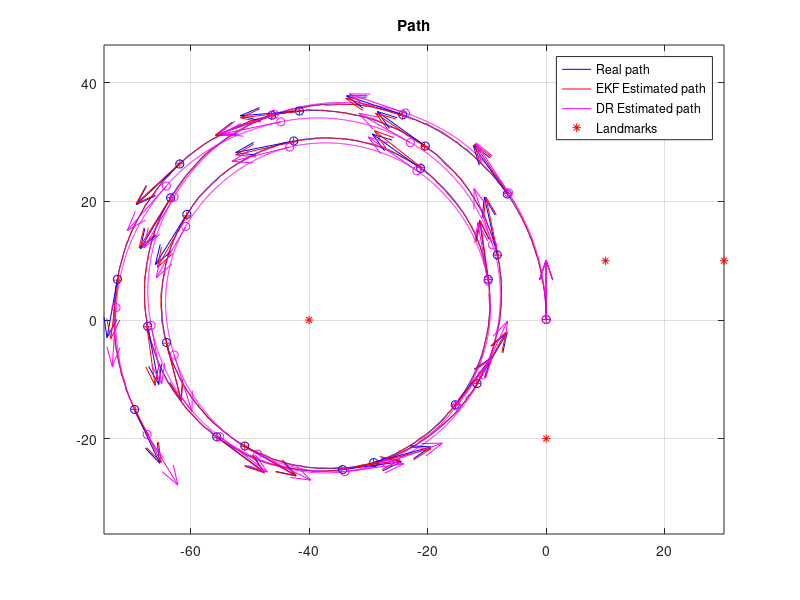
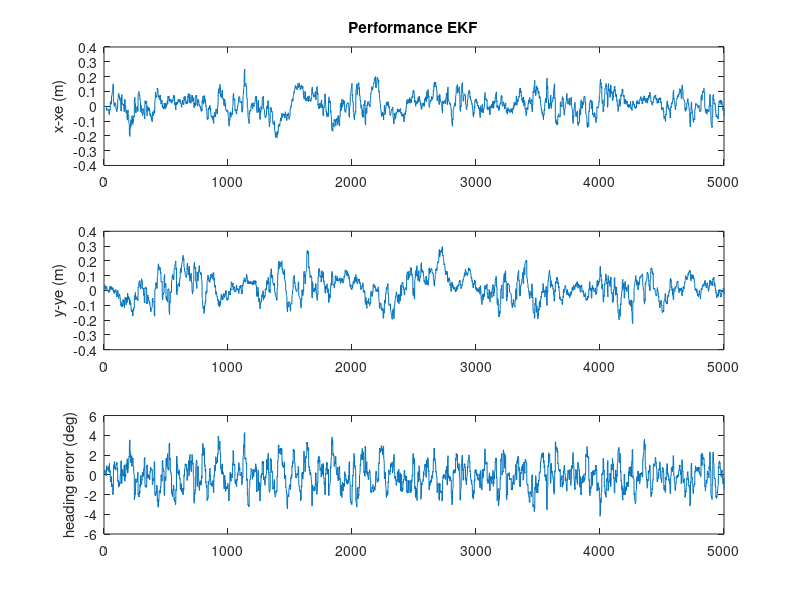
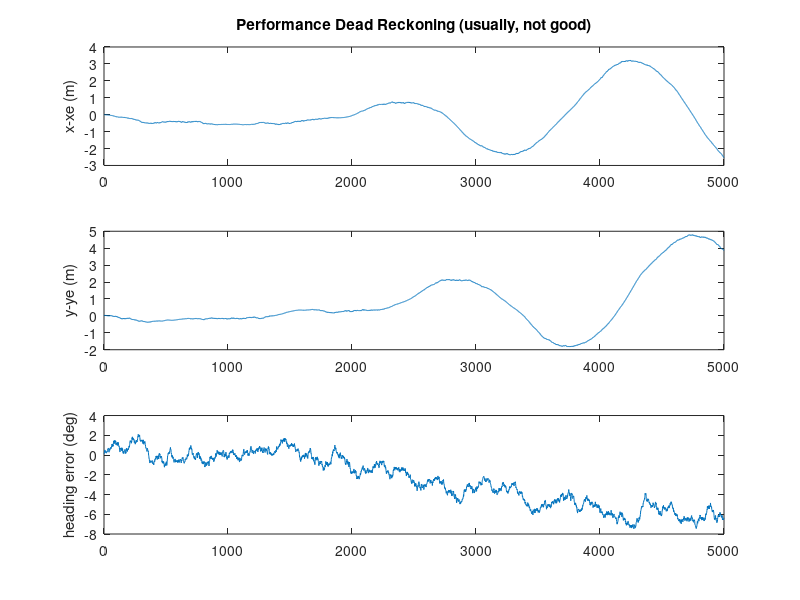

Write the MATLAB code that produced these figures, in order.
% DemoEKF.m - version 2018.1
% MRTN4010 - S1.2018
% Example using Extended Kalman Filter (EKF) for the localization problem, using LIDAR range observations.


% Note#1:
% For each "LIDAR scan" we extract the detected landmarks and then we use their ranges to update the estimated 
% states (3DoF: 2D position and heading of the platform).  
% Even frequently using "just" one range (related to some landmark) the estimator is
% able to estimate the pose (position and heading, 3DoF)!!!
% Q: How is this possible?
% A: This is because in addition to the observation model we use the process model (which correlates the states in time) as well.
% As the robot moves then we obtain several observations from different poses (and at different times).
% This system is what is said to be "Observable" 
% (its internal states can be estimated by observing its "outputs", in this case we measure the robot's distance to certain landmark/landmarks).

% it seems that having just range (1D) and certain process model we would
% be able to estimate (x,y, Phi)  (3D)! 
% analogy/question: can we do stereo vision with a perfect process model and just 1 eye? 
% analogy/question: can we do stereo vision with a "good but not perfect" process model and just 1 eye? 
% answer: YES; this problem is called "mapping" (given, approximately, out position, we estimate the position of OOIs)


% Note#2: in this simulation we run the process model at certain frequency
% (dt=50ms), however we do not assume we get measurements (for the observations) at that sample
% rate (that situation would be great!, but it is not always possible). We assume observations have a slower sample rate. This
% is to show that even for a poor system (observing at low rate) the estimation process is still good and feasible. 


%Note #3:
% You can change many things in this simulation (that is the beauty of testing things under simulations):
% 1)  the geographical distribution and number of landmarks.
% 2)  the noise's standard deviations in the inputs of the kinematic model of the vehicle
% 3)  the noise's standard deviations of range measurements
% 4)  the sampling rate of the scanner
% 5)  the inputs to the process (speed and angular rate)
% and a lot of things for experimenting!


% You will be requested, in a subsequent project, to 
%  1) Modify the update stage of the EKF for accepting bearing observations.
%  2) Adapt the Q matrix used in the prediction step, for properly
%  considering the noise that pollutes the model inputs.



% Note4:  IMPORTANT
% a) You will need to modify the EKF update stage in order to deal with the
% cases:   Bearing Only and Range+Bearing (as required in a subsequent project).

% b) you need to adapt the Q matrix in the prediction stage, in order to
% consider the noise that pollutes the inputs of the process model (speed
% and gyroZ). Follow the approach presented in the lecture notes, in file
% "MTRN4010_L06_Noise_in_the_inputs_of_ProcessModel.pdf"

%---------------------------------

% In this problem we have a kinematic model of the platform ( our "process
% model"). The inputs, u(t), of the model are 2 :
%    a)  platform's speed (measured at the middle point between the back wheels) 
%    b)  Wz (yaw/heading angular rate), measured through  IMU's gyros.


% by J. Guivant for MRTN4010's students, Session S1.2018.



function main()


% .....................................................
% Here I define the magnitude of the "noises", which I assume are present, 
% polluting mesurements, models, etc.  
% (we are simulating those noises, so we can try whatever we want.) 

% Standard deviation of the error in the angular rate sensor. 
stdDevGyro = 2*pi/180 ;        
% 2 degrees/second , standard deviation of the gyros' noise
% you have seen, when playing with our real IMU's data that, after removing the
% bias, the random error present in the gyros' measurements should be lower than 2 deg/sec.
% so, this one seems realistic.

% Standard deviation of the error in the speed's measurements
stdDevSpeed = 0.15 ;   % We simulate a lot of error!  (very difficult case). 
% Speed-meter's error = 0.15m/sec; actually, a low quality speed sensor! (it
% may be the case, in cartain terrains in which platform's traction is not good.)

% ... errors in the range measurements (25cm, standard dev.)
sdev_rangeMeasurement = 0.25 ;          % std. of noise in range measurements. 0.25m
% this is more than the error you would have with our laser scanner.

% .....................................................

% some parameters, for the simulation context.
Dt=0.05 ;                       % "sample time", 50ms
Li = 5000 ;                     % "experiment" duration, in iterations 
DtObservations=0.250 ;          % laser "sample time" (for observations), 4Hz, approximately


% .....................................................
% Here, I create a virtual map, because this program works on a simulated process.
% (in a real case you would have a real map)

% How many landmarks do you want to use?  
n_usedLanmarks = 5 ;    %it must be : 0 < n_usedLanmarks <5, but you can modify the function "CreateSomeMap()" to extend it.
% just to create some landmarks
% if you specify "n_usedLanmarks = 0", you would not have observations
% (i.e. no updates, just predictions )

global NavigationMap;
NavigationMap = CreateSomeMap(n_usedLanmarks) ;  %creates a artificial map!
% ................................................


% In variables "Xe" and "P" :These are the EKF ESTIMATES (Expected value and covariance matrix)
% Initial conditions of the estimates (identical to the real ones, as in
% the lab)( I Assume we know the initial condition of the system)
Xe = [ 0; 0;pi/2 ] ; 
P = zeros(3,3) ;            % initial quality --> perfect (covariance =zero )
% Why perfect? (BECAUSE in this case we DO ASSUME we know perfectly the initial condition)

% These are the "opn-loop" dead reckoning ESTIMATES
Xdr = [ 0; 0;pi/2 ] ;

% Some buffers to store the intermediate values during the experiment (so we can plot them, later)
Xreal_History= zeros(3,Li) ;
Xe_History= zeros(3,Li) ;
XeDR_History= zeros(3,Li) ;

% .....................................................
% I assume that every time we apply the process model to predict the evolution of the system for a 
% perdiod of time of Dt (50ms) we introduce uncertainty of 0.01m standard deviation on X, 
% similar uncertainty on Y and 1 degree (a lot!) on the heading's estimation
% Q  =zeros(3,3) ;  Q(1,1) = (0.01)^2 ; Q(2,2) =Q(1,1)  ; Q(3,3) = (1*pi/180)^2 ;
% Although you can use this proposed Q, it can be improved. Read
% "MTRN4010_L06_Noise_in_the_inputs_of_ProcessModel.pdf" in order to implement a good refinement. 

Q = diag( [ (0.01)^2 ,(0.01)^2 , (1*pi/180)^2]) ;
% Q matrix. Represent the covariance of the uncertainty about the process model.
% .....................................................


time=0 ;
% initialize the simulator of process (the "real system").
InitSimulation(stdDevSpeed,stdDevGyro,sdev_rangeMeasurement,DtObservations);
% (BTW: this is just a simulation to replace the real system, because we,
% for the moment, do not have the real system. )

clc();
disp('Running full simulation, OFF line. Please wait...');

% .....................................................    
for i=1:Li,     % loop
    
    %pause(dt) ;   % NO delay, I want to run this in a fast off-line SIMULATION, so ASAP.
    
    time = time+Dt ;    
    SimuPlatform(time,Dt);      % because NOW I do not have a real system, I simulate it.

     
    % I ask about the inputs to the Process Model.
    % The inputs I will be told are polluted versions of the real inputs.
    [Noisy_speed,Noisy_GyroZ]=GetProcessModelInputs();
    % in the real case we should measure the real inputs (gyros and speedmeter)

    % run our "open-loop" estimation (just dead-reckoning)
    Xdr    = RunProcessModel(Xdr,Noisy_speed,Noisy_GyroZ,Dt) ;
    
    
    
    
    
    % -------- THIS IS THE ACTUAL EKF! ------------------------

    % ------ EKF's prediction: applies the prediction step (i.e. Porcess model). 
    % Estimate new covariance, associated to the state after prediction
    % First , I evaluate the Jacobian matrix of the process model (see lecture notes), at X=X(k|k).
    % You should write the analytical expression on paper to understand the following line.
    J = [ [1,0,-Dt*Noisy_speed*sin(Xe(3))  ]  ; [0,1,Dt*Noisy_speed*cos(Xe(3))] ;    [ 0,0,1 ] ] ; 
    
    % then I calculate the new coveraince, after the prediction P(K+1|K) = J*P(K|K)*J'+Q ;
    P = J*P*J'+Q ;
    % ATTENTION: we need, in our case, to propose a consistent Q matrix (this is part of your assignment!)
        
    % And, here, we calculate the predicted expected value. 
    Xe    = RunProcessModel(Xe,Noisy_speed,Noisy_GyroZ,Dt) ;
    %  X(k+1|k) = f( X(k|k), u(k) )
    % in our case, we do not perfectly know u(k), but me measure them (which are noisy)
    % note: we reuse the same variable Xe (we do not need to remember X(k|k), so we overwrite it.)
    
    
    % so, here/now, the variable "Xe" contains "X^(k+1|k)"   ("X^" means "X hat", i.e. predicted expected value of X(k+1) )
    % and the variable "P" is "P(k+1|k)".
        
   % The precition step, for this iteration, is done.
 
    
    

    % .. Get range measuremens, if those are available.
    [nDetectedLandmarks,MasuredRanges,IDs]=GetObservationMeasurements();
    
    % if measurements are avaiable ==> we perform the related updates.
    if nDetectedLandmarks>0,     % any laser data and detected landmarks?
     
        % Because there are available obsevations ==> I perform EKF update\updates.
   
        % --------------- EKF update (observations)
        % Because this observation function is non-linear--> we need to get the Jacobians of h(X).
        % Jacobian for range only measurements (evaluated at the current expected value -->Xe)    
        
        % sqrt( (xi-x)^2+(yi-y)^2 ) for all the seen landmarks. I will need
        % this term for the next calculations.
        
        % for the sake of simplicity in this example, we perform an EKF update for each of the observations.
        for u=1:nDetectedLandmarks,
         
            ID = IDs(u);            % landmark ID?    (in "real life", this is provided by the "data association")
            
            % some auxiliary variables.
            eDX = (NavigationMap.landmarks(ID,1)-Xe(1)) ;      % (xu-x)
            eDY = (NavigationMap.landmarks(ID,2)-Xe(2)) ;      % (yu-y)
            eDD = sqrt( eDX*eDX + eDY*eDY ) ; %   so : sqrt( (xu-x)^2+(yu-y)^2 ) 
    
        
            % here is it. "H". I reuse some previous calculations.
            H = [  -eDX/eDD , -eDY/eDD , 0 ] ;   % Jacobian of h(X); size 1x3
        
            % the expected distances to this landmark ( "h(Xe)" )
            ExpectedRange = eDD ;   % just a coincidence: we already calculated them for the Jacobian, so I reuse it. 
        
        
            % Evaluate residual (innovation)  "Y-h(Xe)" 
            %(measured output value - expected output value)
            z  = MasuredRanges(u) - ExpectedRange ;      

            % ------ covariance of the noise/uncetainty in the measurements
            R = sdev_rangeMeasurement*sdev_rangeMeasurement*4 ;
            % I multiply by 4 because I want to be conservative and assume
            % twice the standard deviation that I believe does happen.
        
            % Some intermediate steps for the EKF (as presented in the lecture notes)
            S = R + H*P*H' ;
            iS=1/S;                 % iS = inv(S) ;   % in this case S is 1x1 so inv(S) is just 1/S
            K = P*H'*iS ;           % Kalman gain
            % ----- finally, we do it...We obtain  X(k+1|k+1) and P(k+1|k+1)
            
            Xe = Xe+K*z ;       % update the  expected value
            P = P-K*H*P ;       % update the Covariance % i.e. "P = P-P*H'*iS*H*P"  )
            % -----  individual EKF update done ...
        
            % Loop to the next observation based on available measurements..
        end;  
       
       % Here, all available EKF updates have been done.
       % which means that the variable Xe contains X^(k+1|k+1); and P is P(k+1|k+1); the
       % expected value and covariance matrix, respectively, of the POSTERIOR PDF about X(k+1)
       
       
    end;  
     
     % -------- store some current variables, to plot later, at the end. 
     Xreal_History(:,i) = GetCurrentSimulatedState() ;
     Xe_History(:,i)    = Xe ;
     XeDR_History(:,i)  = Xdr ;

end ;                           % end of while loop



fprintf('Done. Showing results, now..\n');
% now, we can see the resutls.
% PLOT some results. 
SomePlots(Xreal_History,Xe_History,XeDR_History,NavigationMap) ;


return ;        



% =========================================================================
% --- THIS IS THE PROCESS MODEL of MY SYSTEM. (it is a Kinemetic model)
    
function Xnext=RunProcessModel(X,speed,GyroZ,dt) 
    Xnext = X + dt*[ speed*cos(X(3)) ;  speed*sin(X(3)) ; GyroZ ] ;
return ;


% =========================================================================
% ========== Simulation functions - (used for simulation of "real" platform and
% for the process model of the EKF.
% When we apply the EKF on a real case, we do NOT need this part.


function [ranges,IDs] = GetMeasurementsFomNearbyLandmarks(X,map)
    
    if map.nLandmarks>0,
        dx= map.landmarks(:,1) - X(1) ;
        dy= map.landmarks(:,2) - X(2) ;
        ranges = sqrt((dx.*dx + dy.*dy)) ;
        IDs = [1:map.nLandmarks];
    else,
        IDs=[];ranges=[];
    end;
    % I simulate I measure/detect all the landmarks, however there can be
    % cases where I see just the nearby ones.
    
return ;


% here I propose some speed and angular rate inputs. 
% in real cases, they do happen, we do not propose them.
function [speed,GyroZ] = SimuControl(X,t)
    speed = 2 ;                                         % cruise speed, 2m/s  ( v ~ 7km/h)
    GyroZ = 3*pi/180 + sin(0.1*2*pi*t/50)*.02 ;         % some crazy driver moving the steering wheel...
return ;


% here I propose some map of landmarks. 
% in real cases, we do not create it, synthetically, like here.
function map = CreateSomeMap(n_used)
    n_used = max(0,min(4,n_used));      % accepts no less than 1, no more than 4. 
    
    landmarks = [  [ -40,0 ];[ -0,-20 ];[ 10,10 ] ;[ 30,10 ]  ] ;   
    % you may modify this list, in case you want to add more landmarks to the navigation map.
    
    map.landmarks = landmarks(1:n_used,:) ;
    map.nLandmarks = n_used ;
return ;





function InitSimulation(stdDevSpeed,stdDevGyro,sdev_rangeMeasurement,DtObservations)
    global ContextSimulation;
    ContextSimulation.Xreal = [ 0; 0;pi/2 ] ;     % [x;y;phi]
    ContextSimulation.stdDevSpeed = stdDevSpeed;
    ContextSimulation.stdDevGyro = stdDevGyro;
    ContextSimulation.Xreal = [0;0;pi/2];
    ContextSimulation.speed=0;
    ContextSimulation.GyroZ=0;
    ContextSimulation.sdev_rangeMeasurement=sdev_rangeMeasurement;
    ContextSimulation.DtObservations=DtObservations;
    ContextSimulation.timeForNextObservation= 0;
    ContextSimulation.CurrSimulatedTime=0;
return;


function [Noisy_speed,Noisy_GyroZ]=GetProcessModelInputs()
    % .....................................................
    % add noise to simulate real conditions
    % WHY? to be realistic. When we measure things the measurements are polluted with noise, So I simulated that situation by adding random
    % noise to the perfect measurements (the ones I get from the simulated "real" platform.
    global ContextSimulation;
    Noisy_speed =ContextSimulation.speed+ContextSimulation.stdDevSpeed*randn(1) ;
    Noisy_GyroZ =ContextSimulation.GyroZ+ContextSimulation.stdDevGyro*randn(1);
return;


% NOTE: in a subsequent project, you will apply the EKF for estimating the states of the real
% system. In such cases You DO NOT ADD ANY NOISE to the real
% measurements!!!!. We add noise, here, because we want to simulate a real
% case, always having noise polluting our measurements.


function  SimuPlatform(time,Dt)
    global ContextSimulation;    
    
    % simulate some crazy driver for the car..
    [ContextSimulation.speed,ContextSimulation.GyroZ] = SimuControl(ContextSimulation.Xreal,time) ;      % read kinematic model inputs, ideal ones
    % .........................................
    % simulate one step of the "real system":  Xreal(time)
    ContextSimulation.Xreal = RunProcessModel(ContextSimulation.Xreal,ContextSimulation.speed,ContextSimulation.GyroZ,Dt) ;
    ContextSimulation.CurrSimulatedTime = ContextSimulation.CurrSimulatedTime+Dt;
return;


function [nDetectedLandmarks,MasuredRanges,IDs]=GetObservationMeasurements(map)
    global ContextSimulation NavigationMap;       
   
    if ContextSimulation.CurrSimulatedTime<ContextSimulation.timeForNextObservation,
        % no measurements of outputs at this time.
        nDetectedLandmarks=0;
        MasuredRanges=[];
        IDs=[];
        return ; 
    end;
        
    ContextSimulation.timeForNextObservation = ContextSimulation.timeForNextObservation+ContextSimulation.DtObservations;
    
    % get simulated range measurements (actual system), in this case the
    % simulated platform.
        [RealRanges,IDs] = GetMeasurementsFomNearbyLandmarks(ContextSimulation.Xreal,NavigationMap) ;
                % ...................................................
        nDetectedLandmarks = length(RealRanges) ;
      
        
        if (nDetectedLandmarks<1)       % no detected landmarks...
            MasuredRanges=[];   IDs=[];    return ; 
        end;
        
        
        % Here I corrupt the simulated measurements by adding some random noise (to simulate the noise that would be present in the reality)
        % this is the noise:
        noiseInMeasurements= ContextSimulation.sdev_rangeMeasurement*randn(size(RealRanges));
        % here I add it to the perfect ranges' measurements
        MasuredRanges = RealRanges +  noiseInMeasurements ;
        % so MasuredRanges are the measurements polluted with
        % noise. I get the "perfect measurements" from the simulated
        % platform.
        
        % in real life they arrive already polluted!
        
 return;

 
    function X=GetCurrentSimulatedState()
        global ContextSimulation;
        X=ContextSimulation.Xreal;
        
        
     return;   

% -------------end simulation functions -----------------------------------------------


% ====================================================
% --- This is JUST for ploting the results
function SomePlots(Xreal_History,Xe_History,Xdr_History,map) ;



figure(2) ; clf ; hold on ;
plot(Xreal_History(1,:),Xreal_History(2,:),'b') ;
plot(Xe_History(1,:),Xe_History(2,:),'r') ;
plot(Xdr_History(1,:),Xdr_History(2,:),'m') ;
if (map.nLandmarks>0),   
    plot(map.landmarks(:,1),map.landmarks(:,2),'*r') ;
    legend({'Real path','EKF Estimated path','DR Estimated path','Landmarks'});
else
    legend({'Real path','EKF Estimated path','DR Estimated path'});
end;    





% show vectors, for visualizing heading, at a small number of points.
ii = [1:225:length(Xe_History(1,:))] ;
m=10;
quiver(Xreal_History(1,ii),Xreal_History(2,ii),m*cos(Xreal_History(3,ii)),m*sin(Xreal_History(3,ii)),'b','AutoScale','off','Marker','o' ) ;
quiver(Xe_History(1,ii),Xe_History(2,ii),m*cos(Xe_History(3,ii)),m*sin(Xe_History(3,ii)),'r','AutoScale','off','Marker','+') ;
quiver(Xdr_History(1,ii),Xdr_History(2,ii),m*cos(Xdr_History(3,ii)),m*sin(Xdr_History(3,ii)),'m','AutoScale','off','Marker','o' ) ;




axis equal ;

title('Path') ;
zoom on ; grid on; box on;

% --------- plot errors between EKF estimates and the real values
figure(3) ; clf ; 
Xe=Xe_History;
subplot(311) ; plot(Xreal_History(1,:)-Xe(1,:)) ;ylabel('x-xe (m)') ;
title('Performance EKF') ;
subplot(312) ; plot(Xreal_History(2,:)-Xe(2,:)) ;ylabel('y-ye (m)') ;
subplot(313) ; plot(180/pi*(Xreal_History(3,:)-Xe(3,:))) ;ylabel('heading error (deg)') ;

figure(4) ; clf ; 
Xe=Xdr_History;
subplot(311) ; plot(Xreal_History(1,:)-Xe(1,:)) ;ylabel('x-xe (m)') ;
title('Performance Dead Reckoning (usually, not good)') ;
subplot(312) ; plot(Xreal_History(2,:)-Xe(2,:)) ;ylabel('y-ye (m)') ;
subplot(313) ; plot(180/pi*(Xreal_History(3,:)-Xe(3,:))) ;ylabel('heading error (deg)') ;
Xe=[];

return ;
% -------------------------------------------------------------------------


%  Jose Guivant -  AAS -Session 1.2018
%  Questions:     email to : j.guivant@unsw.edu.au


% -------------------------------------------------------------------------


